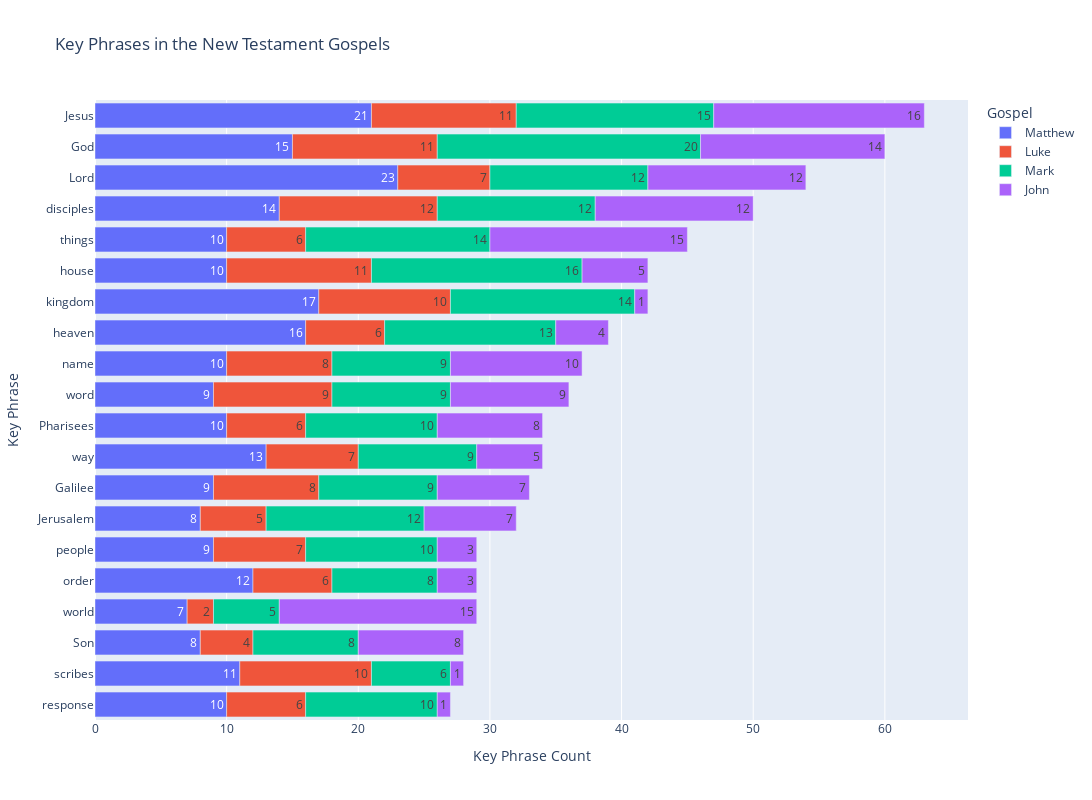

Here is the notebook cell this chart was saved with:
### Code cell
# To configure, see the documentation for plotly bar charts: https://plotly.com/python/horizontal-bar-charts/
# And : https://plotly.com/python/reference/bar/

# Crate a new dataframe the same as kpe_totals_df but dropping the Sum column

df_disp = kpe_totals_df.drop(columns=['Sum']).copy(deep=True)
df_disp.rename(columns={'Matthew KPE Count': 'Matthew', 'Luke KPE Count': 'Luke', 'Mark KPE Count': 'Mark', 'John KPE Count': 'John'}, inplace=True)


import plotly.express as px
df = kpe_totals_df
fig = px.bar(df_disp, orientation='h',
                labels={'value':'Key Phrase Count', 'index':'Key Phrase', 'variable':'Gospel'},
                title='Key Phrases in the New Testament Gospels',
                text='value',
                height=800,
                width=1200
                )
fig.show()

### Figure 1 — Plotly figure (JSON) as saved in the notebook; plotly's stock layout.template omitted (floating-point values rounded to 4 significant figures)
{"data": [{"alignmentgroup": "True", "hovertemplate": "Gospel=Matthew<br>Key Phrase Count=%{text}<br>Key Phrase=%{y}<extra></extra>", "legendgroup": "Matthew", "marker": {"color": "#636efa", "pattern": {"shape": ""}}, "name": "Matthew", "offsetgroup": "Matthew", "orientation": "h", "showlegend": true, "text": [10, 11, 8, 7, 12, 9, 8, 9, 13, 10, 9, 10, 16, 17, 10, 10, 14, 23, 15, 21], "textposition": "auto", "type": "bar", "x": [10, 11, 8, 7, 12, 9, 8, 9, 13, 10, 9, 10, 16, 17, 10, 10, 14, 23, 15, 21], "xaxis": "x", "y": ["response", "scribes", "Son", "world", "order", "people", "Jerusalem", "Galilee", "way", "Pharisees", "word", "name", "heaven", "kingdom", "house", "things", "disciples", "Lord", "God", "Jesus"], "yaxis": "y"}, {"alignmentgroup": "True", "hovertemplate": "Gospel=Luke<br>Key Phrase Count=%{text}<br>Key Phrase=%{y}<extra></extra>", "legendgroup": "Luke", "marker": {"color": "#EF553B", "pattern": {"shape": ""}}, "name": "Luke", "offsetgroup": "Luke", "orientation": "h", "showlegend": true, "text": [6, 10, 4, 2, 6, 7, 5, 8, 7, 6, 9, 8, 6, 10, 11, 6, 12, 7, 11, 11], "textposition": "auto", "type": "bar", "x": [6, 10, 4, 2, 6, 7, 5, 8, 7, 6, 9, 8, 6, 10, 11, 6, 12, 7, 11, 11], "xaxis": "x", "y": ["response", "scribes", "Son", "world", "order", "people", "Jerusalem", "Galilee", "way", "Pharisees", "word", "name", "heaven", "kingdom", "house", "things", "disciples", "Lord", "God", "Jesus"], "yaxis": "y"}, {"alignmentgroup": "True", "hovertemplate": "Gospel=Mark<br>Key Phrase Count=%{text}<br>Key Phrase=%{y}<extra></extra>", "legendgroup": "Mark", "marker": {"color": "#00cc96", "pattern": {"shape": ""}}, "name": "Mark", "offsetgroup": "Mark", "orientation": "h", "showlegend": true, "text": [10, 6, 8, 5, 8, 10, 12, 9, 9, 10, 9, 9, 13, 14, 16, 14, 12, 12, 20, 15], "textposition": "auto", "type": "bar", "x": [10, 6, 8, 5, 8, 10, 12, 9, 9, 10, 9, 9, 13, 14, 16, 14, 12, 12, 20, 15], "xaxis": "x", "y": ["response", "scribes", "Son", "world", "order", "people", "Jerusalem", "Galilee", "way", "Pharisees", "word", "name", "heaven", "kingdom", "house", "things", "disciples", "Lord", "God", "Jesus"], "yaxis": "y"}, {"alignmentgroup": "True", "hovertemplate": "Gospel=John<br>Key Phrase Count=%{text}<br>Key Phrase=%{y}<extra></extra>", "legendgroup": "John", "marker": {"color": "#ab63fa", "pattern": {"shape": ""}}, "name": "John", "offsetgroup": "John", "orientation": "h", "showlegend": true, "text": [1, 1, 8, 15, 3, 3, 7, 7, 5, 8, 9, 10, 4, 1, 5, 15, 12, 12, 14, 16], "textposition": "auto", "type": "bar", "x": [1, 1, 8, 15, 3, 3, 7, 7, 5, 8, 9, 10, 4, 1, 5, 15, 12, 12, 14, 16], "xaxis": "x", "y": ["response", "scribes", "Son", "world", "order", "people", "Jerusalem", "Galilee", "way", "Pharisees", "word", "name", "heaven", "kingdom", "house", "things", "disciples", "Lord", "God", "Jesus"], "yaxis": "y"}], "layout": {"barmode": "relative", "height": 800, "legend": {"title": {"text": "Gospel"}, "tracegroupgap": 0}, "title": {"text": "Key Phrases in the New Testament Gospels"}, "width": 1200, "xaxis": {"anchor": "y", "domain": [0, 1], "title": {"text": "Key Phrase Count"}}, "yaxis": {"anchor": "x", "domain": [0, 1], "title": {"text": "Key Phrase"}}}}
